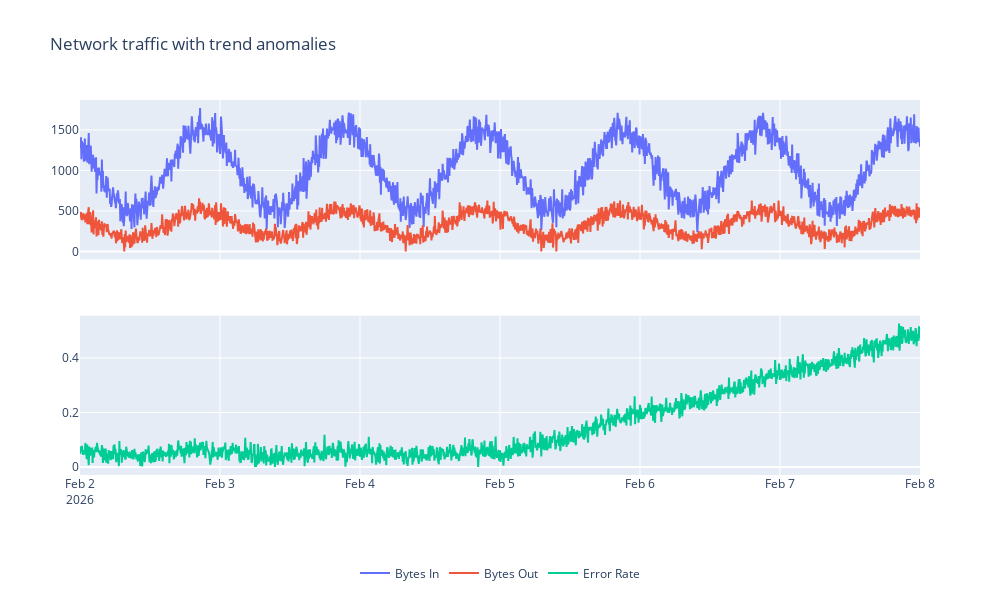

Notebook code for this chart:
### Code cell
df_trend_anomalies, trend_anomaly_indices = generate_trend_anomalies(df)
plot_network_metrics(df_trend_anomalies, title='Network traffic with trend anomalies')

### Figure 1 — Plotly figure (JSON) as saved in the notebook; plotly's stock layout.template omitted (floating-point values rounded to 4 significant figures; data arrays with more than 128 entries replaced by an {"elided": "..."} marker saying what was removed)
{"data": [{"name": "Bytes In", "type": "scatter", "x": {"elided": "1729 str values"}, "xaxis": "x", "y": {"elided": "1729 float values"}, "yaxis": "y"}, {"name": "Bytes Out", "type": "scatter", "x": {"elided": "1729 str values"}, "xaxis": "x", "y": {"elided": "1729 float values"}, "yaxis": "y"}, {"name": "Error Rate", "type": "scatter", "x": {"elided": "1729 str values"}, "xaxis": "x2", "y": {"elided": "1729 float values"}, "yaxis": "y2"}], "layout": {"height": 600, "legend": {"orientation": "h", "x": 0.5, "xanchor": "center", "y": -0.3, "yanchor": "bottom"}, "title": {"text": "Network traffic with trend anomalies"}, "width": 1000, "xaxis": {"anchor": "y", "domain": [0, 1], "matches": "x2", "showticklabels": false}, "xaxis2": {"anchor": "y2", "domain": [0, 1]}, "yaxis": {"anchor": "x", "domain": [0.575, 1]}, "yaxis2": {"anchor": "x2", "domain": [0, 0.425]}}}
